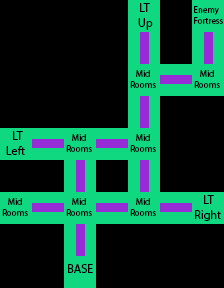

This game map was drawn from its Tiled (.tmx) file and the tilesets committed beside it. A one-line description and the full map source follow:
An orthogonal 7x9 tile map with 32x32 px tiles, 1 tile layer (Capa de Patrones 1).

<map version="1.0" orientation="orthogonal" renderorder="right-down" width="7" height="9" tilewidth="32" tileheight="32" nextobjectid="1">
 <tileset firstgid="1" name="mapStructure" tilewidth="32" tileheight="32" tilecount="12" columns="4">
  <image source="mapStructure.png" width="128" height="96" />
 </tileset>
 <layer name="Capa de Patrones 1" width="7" height="9">
  <data>
   <tile gid="0" />
   <tile gid="0" />
   <tile gid="0" />
   <tile gid="0" />
   <tile gid="6" />
   <tile gid="0" />
   <tile gid="2" />
   <tile gid="0" />
   <tile gid="0" />
   <tile gid="0" />
   <tile gid="0" />
   <tile gid="9" />
   <tile gid="0" />
   <tile gid="9" />
   <tile gid="0" />
   <tile gid="0" />
   <tile gid="0" />
   <tile gid="0" />
   <tile gid="3" />
   <tile gid="10" />
   <tile gid="3" />
   <tile gid="0" />
   <tile gid="0" />
   <tile gid="0" />
   <tile gid="0" />
   <tile gid="9" />
   <tile gid="0" />
   <tile gid="0" />
   <tile gid="5" />
   <tile gid="10" />
   <tile gid="3" />
   <tile gid="10" />
   <tile gid="3" />
   <tile gid="0" />
   <tile gid="0" />
   <tile gid="0" />
   <tile gid="0" />
   <tile gid="9" />
   <tile gid="0" />
   <tile gid="9" />
   <tile gid="0" />
   <tile gid="0" />
   <tile gid="3" />
   <tile gid="10" />
   <tile gid="3" />
   <tile gid="10" />
   <tile gid="3" />
   <tile gid="10" />
   <tile gid="4" />
   <tile gid="0" />
   <tile gid="0" />
   <tile gid="9" />
   <tile gid="0" />
   <tile gid="0" />
   <tile gid="0" />
   <tile gid="0" />
   <tile gid="0" />
   <tile gid="0" />
   <tile gid="1" />
   <tile gid="0" />
   <tile gid="0" />
   <tile gid="0" />
   <tile gid="0" />
  </data>
 </layer>
</map>
